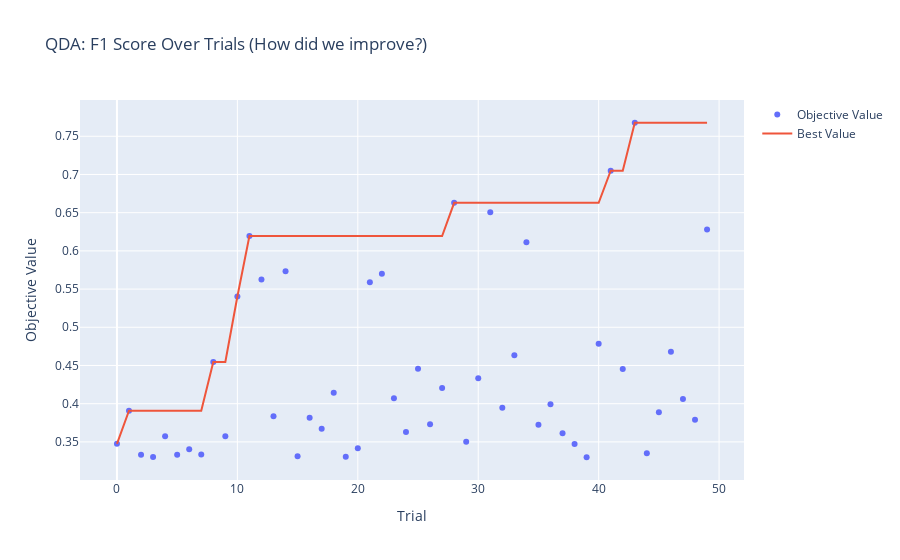

Notebook cell for this chart:
### Markdown cell above
### 📊 QDA Optimization Visualizations

### Code cell
# Optimization history
fig = optuna.visualization.plot_optimization_history(qda_study)
fig.update_layout(title="QDA: F1 Score Over Trials (How did we improve?)")
fig.show()

print("📈 What this plot shows:")
print("   - Blue line: F1 score for each trial")
print("   - Red line: Best score so far (should generally go up)")
print("   - If red line plateaus → we found the optimum!")

### Figure 1 — Plotly figure (JSON) as saved in the notebook; plotly's stock layout.template omitted (floating-point values rounded to 4 significant figures)
{"data": [{"mode": "markers", "name": "Objective Value", "type": "scatter", "x": [0, 1, 2, 3, 4, 5, 6, 7, 8, 9, 10, 11, 12, 13, 14, 15, 16, 17, 18, 19, 20, 21, 22, 23, 24, 25, 26, 27, 28, 29, 30, 31, 32, 33, 34, 35, 36, 37, 38, 39, 40, 41, 42, 43, 44, 45, 46, 47, 48, 49], "y": [0.3475, 0.3909, 0.3332, 0.3301, 0.3573, 0.3332, 0.3404, 0.3334, 0.4545, 0.3573, 0.5403, 0.6195, 0.5624, 0.3834, 0.5732, 0.331, 0.3816, 0.3672, 0.4145, 0.3307, 0.3418, 0.5591, 0.5699, 0.4071, 0.3631, 0.4456, 0.3732, 0.4206, 0.6628, 0.3503, 0.4334, 0.6504, 0.3948, 0.4635, 0.6114, 0.3724, 0.3991, 0.3615, 0.3472, 0.3299, 0.4784, 0.705, 0.4453, 0.7677, 0.335, 0.3889, 0.4681, 0.4063, 0.3791, 0.628]}, {"mode": "lines", "name": "Best Value", "type": "scatter", "x": [0, 1, 2, 3, 4, 5, 6, 7, 8, 9, 10, 11, 12, 13, 14, 15, 16, 17, 18, 19, 20, 21, 22, 23, 24, 25, 26, 27, 28, 29, 30, 31, 32, 33, 34, 35, 36, 37, 38, 39, 40, 41, 42, 43, 44, 45, 46, 47, 48, 49], "y": [0.3475, 0.3909, 0.3909, 0.3909, 0.3909, 0.3909, 0.3909, 0.3909, 0.4545, 0.4545, 0.5403, 0.6195, 0.6195, 0.6195, 0.6195, 0.6195, 0.6195, 0.6195, 0.6195, 0.6195, 0.6195, 0.6195, 0.6195, 0.6195, 0.6195, 0.6195, 0.6195, 0.6195, 0.6628, 0.6628, 0.6628, 0.6628, 0.6628, 0.6628, 0.6628, 0.6628, 0.6628, 0.6628, 0.6628, 0.6628, 0.6628, 0.705, 0.705, 0.7677, 0.7677, 0.7677, 0.7677, 0.7677, 0.7677, 0.7677]}, {"marker": {"color": "#cccccc"}, "mode": "markers", "name": "Infeasible Trial", "showlegend": false, "type": "scatter", "x": [], "y": []}], "layout": {"title": {"text": "QDA: F1 Score Over Trials (How did we improve?)"}, "xaxis": {"title": {"text": "Trial"}}, "yaxis": {"title": {"text": "Objective Value"}}}}
